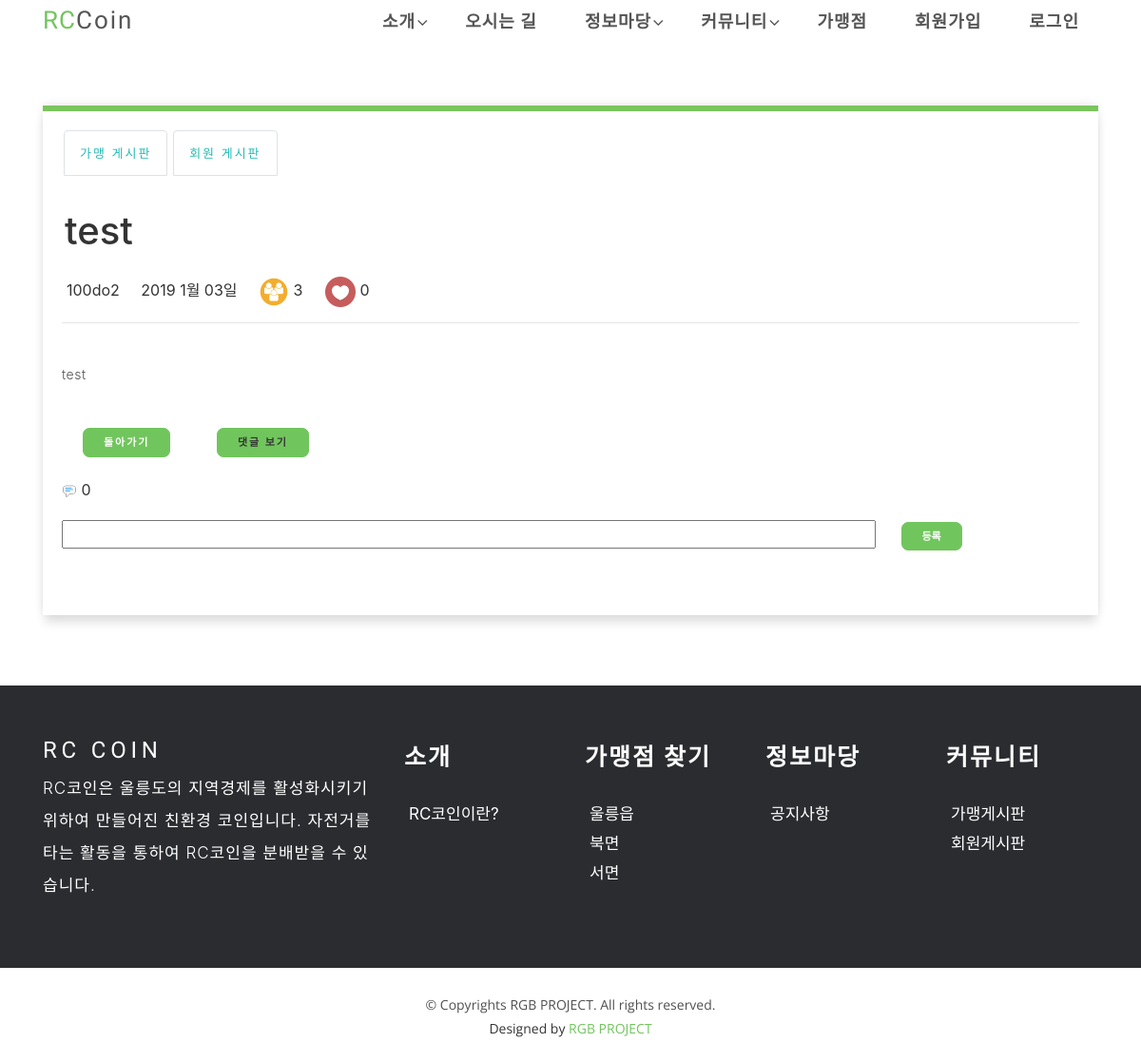
Screenshot of /board/read/1/ with the database file from the repository.
### board/models.py (models this page shows, shortened)
class Board(models.Model):
    title = models.CharField('TITLE', max_length=100)
    content = models.TextField('CONTENT')
    writer = models.ForeignKey(User, null=True, on_delete=models.CASCADE)
    create_date = models.DateTimeField('CREATE_DATE', auto_now_add=True)
    modify_date = models.DateTimeField('MODIFY_DATE', auto_now=True)
    category = models.CharField('CATEGORY', max_length=10)
    count = models.IntegerField('COUNT', default=0)
    recommend = models.IntegerField('RECOMMEND', default=0)
    status = models.CharField('STATUS', max_length=1, default='Y')
    class Meta:
        ordering = ('-modify_date',)

### board/views.py (the view)
# urls.py: path('read/<int:pk>/', BoardDV.as_view(), name='read'),
class BoardDV(DetailView):
    model = Board
    def get_context_data(self, **kwargs):
        context = super(BoardDV, self).get_context_data(**kwargs)
        added = self.object.count + 1
        board = get_object_or_404(Board, id=self.object.id)
        board.count = added
        board.save()
        comment_cnt = 0
        try:
            comment = Comment.objects.filter(board_id=self.object.id)
            comment_cnt = len(comment)
        except Exception as e:
            comment_cnt = 0
        print(comment_cnt)
        context['object'] = self.object
        context['comment_cnt'] = comment_cnt
        return context

### board/templates/board/board_detail.html (shortened to what this page needs)
{% extends 'index_base.html' %}
{% load staticfiles %}
{% block content %}
<section id="content" style="margin-top: 50px; margin-bottom: 50px">
	<div class="container">
        <div class="submitbox">
            <div style="margin-left:1px">
                <ul class="nav nav-tabs" id="myTab" role="tablist">
                    <li class="row nav-item" style="margin-left: 1px; margin-right: 1px; margin-bottom: 10px; width: 100%">
                        <a id="btn_board_type_1" class="nav-link btn_board_type_1"  style="min-width: 75px" onclick="back_to_list()"  href="{% url 'board:list' %}">가맹 게시판</a>
                        <a id="btn_board_type_2" class="nav-link btn_board_type_2"  style="min-width: 75px" onclick="back_to_list()"  href="{% url 'board:list' %}">회원 게시판</a>
                    </li>
                </ul>
            </div>
            <div class="content board_content" style="">
                <div class="row" style="margin-left:3px;">
                    <h1 class="mt-4">{{ object.title }}</h1>
                </div>
                <br>
                <tr>
                    <text class="date" style="display: inline-block; margin-left:5px;">
                        <th style="border-right:1px solid #dee2e6">
                            {{object.writer}}
                        </th>&nbsp;&nbsp;&nbsp;
                        <th>
                            {{ object.modify_date|date:"Y F d" }}일
                        </th>&nbsp;&nbsp;&nbsp;
                        <th class="like" style="margin-right:50px;">
                            <a><img src="{% static 'img/people.png' %}"></a>
                            <span>{{ object.count }}</span>
                            <a href="#" onclick="add_like({{ object.id }})"><img src="{% static 'img/heart.png' %}"></a>
                            <span class="recommed_cnt">{{ object.recommend }}</span>
                        </th>
                    </text>
                    <hr>
                    <div class="body" id="summernote">
                        {{ object.content|safe }}
                    </div>
                </tr>
                <div>
                    <a class="btn" href="{% url 'board:list' %}">돌아가기</a>
                    <a class="btn btn_comment" onclick="comment.spread_comment({{ object.id }})">댓글 보기</a>
                </div>
                <div>
                    <a><img src="{% static 'img/comment.png' %}"></a>
                    <span>{{ comment_cnt }}</span>
                </div>
                <input class="input_comment" type='text' value='' style='width: 80%'>
                <button class='btn btn-primary btn_comment_write' onclick="comment.write_comment({{ object.id }})">등록</button>
                <div class="comment_area" id="comment_area" style="display: table; width: 100%;">
                </div>
            </div>
        </div>
    </div>
</section>
<br>
{% endblock content %}

### static/css/style.css (style rules this page uses)
body { background-color: #fff; color: #333; }
h1, h2, h3, h4, h5, h6 { margin: 0; }
a { letter-spacing: 2px; text-decoration: none; }
ul { letter-spacing: 1px; }
li { color: #626262; font-size: 13px; font-weight: 400; letter-spacing: 2px; line-height: 30px; text-transform: capitalize; }
p { color: #505050; font-size: 14px; font-weight: 300; letter-spacing: 0.5px; line-height: 2; margin-bottom: 20px; }
span { letter-spacing: 1px; }
.btn { border: 1px solid #fff; border-radius: 50px; color: #fff; font-size: 11px; font-weight: 600; padding: 15px 40px; text-transform: uppercase; -moz-transition: all 0.5s ease-in-out 0s; -ms-transition: all 0.5s ease-in-out 0s; -o-transition: all 0.5s ease-in-out 0s; -webkit-transition: all 0.5s ease-in-out 0s; transition: all 0.5s ease-in-out 0s; }
a { color: #23bab5; }
ul { list-style-type: none; }

### board/templates/board/board_detail.html (style rules this page uses)
.btn { border: 1px solid rgb(113, 197, 93); border-radius: 7px; color: #fff; background-color: rgb(113, 197, 93); font-size: 11px; font-weight: 800; padding: 6px 21px; margin: 22px; }
.submitbox { margin-top: 10%; border-top: 6px solid #7ac55d; background-color:#fff; padding-top: 20px; padding-bottom: 30px; padding-left: 20px; padding-right: 20px; box-shadow: 0 10px 10px -2px rgba(0,0,0,0.12),0 -2px 10px -2px rgba(0,0,0,0.12); }
.nav-tabs .nav-link { border: 1px soild #dee2e6; border-top-left-radius: 0.25rem; border-top-right-radius: 0.25rem; border-left: 1px solid #dee2e6; border-right: 1px solid #dee2e6; border-top: 1px solid #dee2e6; border-bottom: 1px solid #dee2e6; }

### rows the page displays
Board: title "test", writer "100do2", modify_date "2019 1월 03", count "3", recommend "0", content "test"

### other values shown
{{ comment_cnt }} "0"
